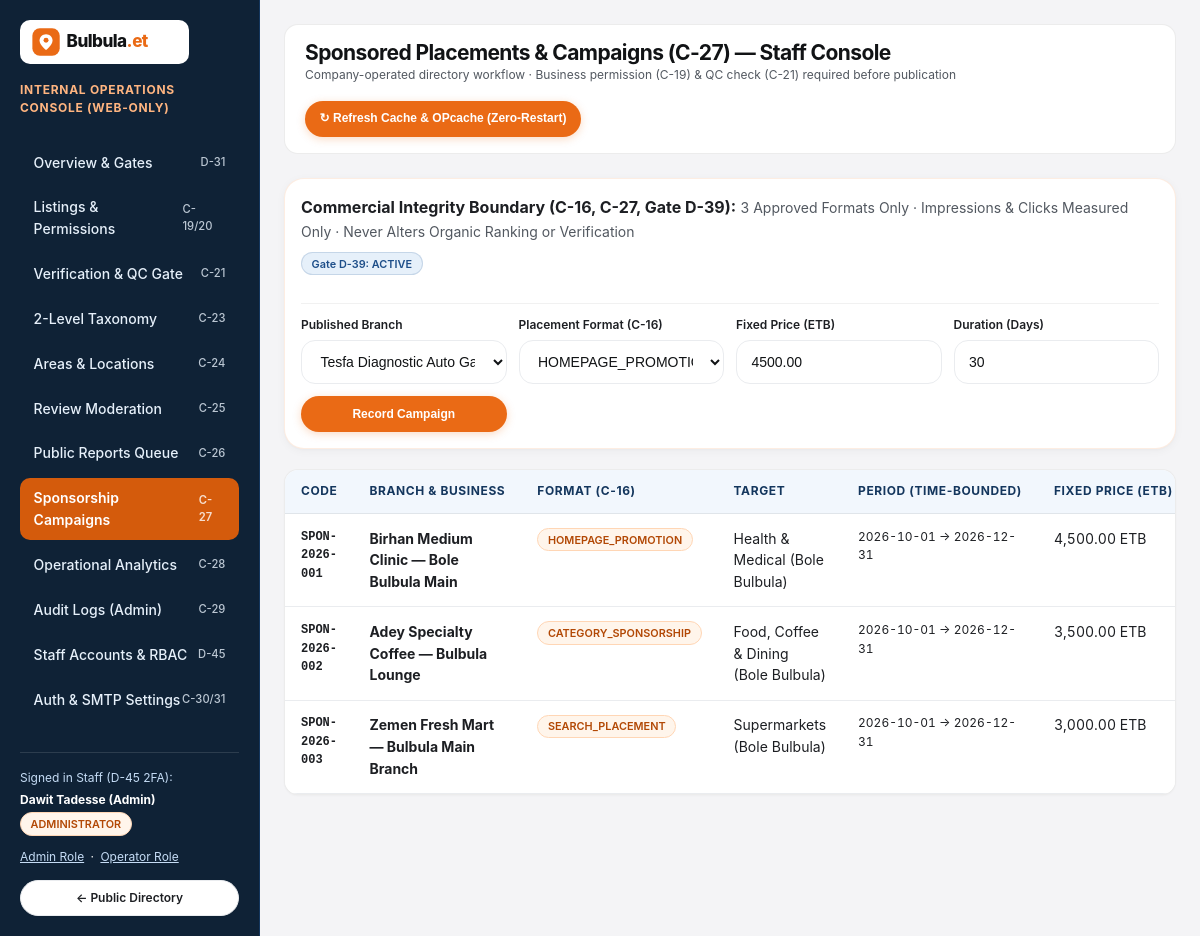
Page /staff/campaigns on the committed database.
### tables this page shows
CREATE TABLE staff_users (
    id                  INTEGER PRIMARY KEY AUTOINCREMENT,
    email               TEXT NOT NULL UNIQUE,
    full_name           TEXT NOT NULL,
    role                TEXT NOT NULL DEFAULT 'OPERATOR',
    password_hash       TEXT NOT NULL,
    totp_secret_enc     TEXT NULL,
    totp_enabled        INTEGER NOT NULL DEFAULT 0,
    is_active           INTEGER NOT NULL DEFAULT 1,
    last_login_at       DATETIME NULL,
    created_at          DATETIME NOT NULL DEFAULT CURRENT_TIMESTAMP,
    updated_at          DATETIME NOT NULL DEFAULT CURRENT_TIMESTAMP
);

CREATE TABLE sponsorship_campaigns (
    id                      INTEGER PRIMARY KEY AUTOINCREMENT,
    campaign_code           TEXT NOT NULL UNIQUE,
    business_id             INTEGER NOT NULL REFERENCES businesses(id),
    branch_id               INTEGER NOT NULL REFERENCES branches(id),
    placement_format        TEXT NOT NULL,
    target_category_id      INTEGER NULL,
    target_area_id          INTEGER NULL,
    package_name            TEXT NOT NULL,
    agreed_price_etb        REAL NOT NULL,
    starts_at               DATETIME NOT NULL,
    ends_at                 DATETIME NOT NULL,
    status                  TEXT NOT NULL DEFAULT 'DRAFT',
    created_by_staff_id     INTEGER NOT NULL,
    approved_by_admin_id    INTEGER NULL,
    approved_at             DATETIME NULL,
    terminated_by_admin_id  INTEGER NULL,
    terminated_at           DATETIME NULL,
    termination_reason      TEXT NULL,
    created_at              DATETIME NOT NULL DEFAULT CURRENT_TIMESTAMP
);

### src/Views/staff/campaigns.php (the view, shortened to what the rows shown need)
<?php
$campaigns   = $campaigns ?? [];
?>
<div class="b-table-wrap">
  <table class="b-table">
    <thead>
      <tr>
        <th>Code</th>
        <th>Branch &amp; Business</th>
        <th>Format (C-16)</th>
        <th>Target</th>
        <th>Period (Time-Bounded)</th>
        <th>Fixed Price (ETB)</th>
      </tr>
    </thead>
    <tbody>
      <?php foreach ($campaigns as $c): ?>
        <tr>
          <td style="font-family: var(--font-mono); font-size: var(--text-xs); font-weight: 700;"><?= View::e($c['campaign_code']) ?></td>
          <td><strong><?= View::e($c['branch_name_en']) ?></strong></td>
          <td><span class="b-badge b-badge--orange"><?= View::e($c['placement_format']) ?></span></td>
          <td><?= View::e($c['target_category_name'] ?? 'Homepage') ?> <?= !empty($c['target_area_name']) ? ('(' . View::e($c['target_area_name']) . ')') : '' ?></td>
          <td class="b-tabular" style="font-size: var(--text-xs);"><?= View::e(substr((string) $c['starts_at'], 0, 10)) ?> &rarr; <?= View::e(substr((string) $c['ends_at'], 0, 10)) ?></td>
          <td class="b-tabular"><?= number_format((float) $c['agreed_price_etb'], 2) ?> ETB</td>
        </tr>
      <?php endforeach; ?>
    </tbody>
  </table>
</div>

### src/Views/layouts/staff.php (shortened to what the rows shown need)
<?php
$staff        = $staff ?? ['id' => 1, 'full_name' => 'Dawit Tadesse (Admin)', 'role' => 'ADMINISTRATOR'];
?>
<!DOCTYPE html>
<html lang="en">
<head>
  <link rel="stylesheet" href="<?= View::asset('css/tokens.css') ?>">
  <link rel="stylesheet" href="<?= View::asset('css/base.css') ?>">
  <link rel="stylesheet" href="<?= View::asset('css/layout.css') ?>">
  <link rel="stylesheet" href="<?= View::asset('css/components.css') ?>">
  <link rel="stylesheet" href="<?= View::asset('css/staff.css') ?>">
</head>
<body>
  <div class="b-staff-shell">
    <aside class="b-staff-sidebar">
      <div style="margin-top: var(--space-8); padding-top: var(--space-4); border-top: 1px solid rgba(255,255,255,0.12); font-size: var(--text-xs);">
        <div style="color: var(--blue-200);">Signed in Staff (D-45 2FA):</div>
        <div style="font-weight: 700; color: #FFF; margin-top: 0.2rem;"><?= View::e($staff['full_name'] ?? '') ?></div>
        <div style="margin-top: 0.2rem;">
          <span class="b-badge b-badge--orange"><?= View::e($staff['role'] ?? 'ADMINISTRATOR') ?></span>
        </div>
        <div style="margin-top: 0.75rem; display: flex; gap: 0.4rem; flex-wrap: wrap;">
          <a href="/staff?switch_staff=1" style="color: var(--blue-200); text-decoration: underline;">Admin Role</a> &middot;
          <a href="/staff?switch_staff=2" style="color: var(--blue-200); text-decoration: underline;">Operator Role</a>
        </div>
        <div style="margin-top: 0.85rem;">
          <a href="/" class="b-btn b-btn--outline b-btn--sm" style="width: 100%;">&larr; Public Directory</a>
        </div>
      </div>
    </aside>
    <div class="b-staff-main">
      <div class="b-staff-topbar">
        <div>
          <h1 style="font-size: var(--text-xl);"><?= View::e($pageTitle ?? 'Staff Operations Console') ?></h1>
        </div>
      </div>
      <?= $content ?? '' ?>
    </div>
  </div>
</body>
</html>

### rows in the picture
staff_users: full_name "Dawit Tadesse (Admin)", role "ADMINISTRATOR"
sponsorship_campaigns: campaign_code "SPON-2026-001", branch_name_en "Birhan Medium Clinic — Bole Bulbula Main", placement_format "HOMEPAGE_PROMOTION", target_category_name "Health & Medical", target_area_name "Bole Bulbula", starts_at "2026-10-01", ends_at "2026-12-31", agreed_price_etb "4,500.00"
sponsorship_campaigns: campaign_code "SPON-2026-002", branch_name_en "Adey Specialty Coffee — Bulbula Lounge", placement_format "CATEGORY_SPONSORSHIP", target_category_name "Food, Coffee & Dining", target_area_name "Bole Bulbula", starts_at "2026-10-01", ends_at "2026-12-31", agreed_price_etb "3,500.00"
sponsorship_campaigns: campaign_code "SPON-2026-003", branch_name_en "Zemen Fresh Mart — Bulbula Main Branch", placement_format "SEARCH_PLACEMENT", target_category_name "Supermarkets", target_area_name "Bole Bulbula", starts_at "2026-10-01", ends_at "2026-12-31", agreed_price_etb "3,000.00"

### other values in the picture
View::e($pageTitle ?? 'Staff Operations Console') "Sponsored Placements & Campaigns (C-27) — Staff Console"
form field branch_id "Tesfa Diagnostic Auto Garage — 93 Mazoria"
